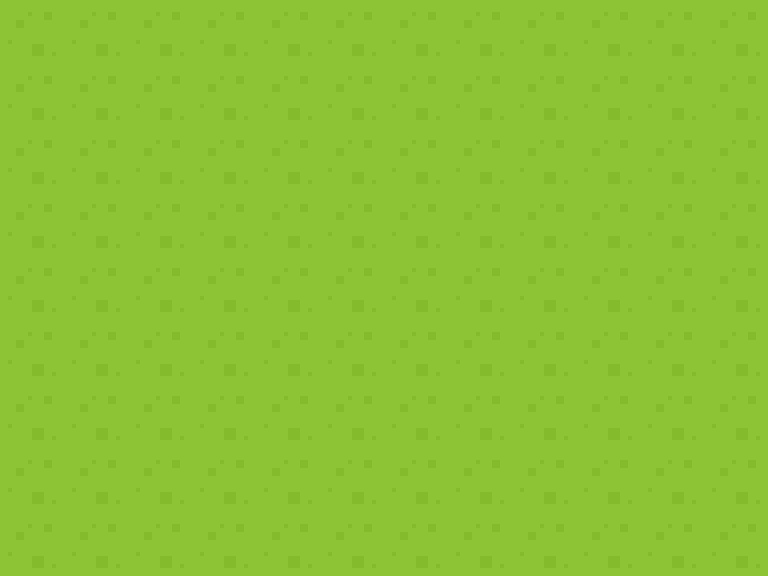

This game map was drawn from its Tiled (.tmx) file and the tilesets committed beside it. A one-line description and the full map source follow:
An orthogonal 12x9 tile map with 64x64 px tiles, 1 tile layer (Layer).

<map version="1.0" tiledversion="1.1.5" orientation="orthogonal" renderorder="right-down" width="12" height="9" tilewidth="64" tileheight="64" infinite="0" nextobjectid="1">
 <tileset firstgid="1" name="roguelikeSheet_transparent_64x64" tilewidth="64" tileheight="64" spacing="4" tilecount="1767" columns="57">
  <image source="../tiles/roguelikeSheet_transparent_64x64.png" width="3872" height="2104" />
 </tileset>
 <layer name="Layer" width="12" height="9">
  <data encoding="csv">
6,6,6,6,6,6,6,6,6,6,6,6,
6,6,6,6,6,6,6,6,6,6,6,6,
6,6,6,6,6,6,6,6,6,6,6,6,
6,6,6,6,6,6,6,6,6,6,6,6,
6,6,6,6,6,6,6,6,6,6,6,6,
6,6,6,6,6,6,6,6,6,6,6,6,
6,6,6,6,6,6,6,6,6,6,6,6,
6,6,6,6,6,6,6,6,6,6,6,6,
6,6,6,6,6,6,6,6,6,6,6,6
</data>
 </layer>
</map>
